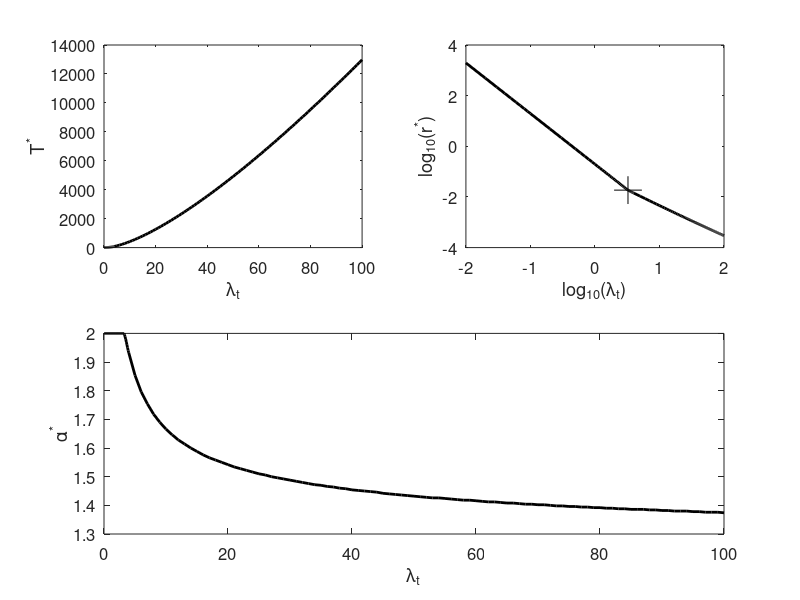

MATLAB code for this plot: (Note: this script raises an error after producing the figure.)
load('data/data_min_mfat_anal_lambda_fair_huge.mat');

fsize=14;
fsize2=12;

x=[0.01:0.01:0.1 0.2:0.1:3.2 3.25 3.3:0.1:4 5:1:100];
Na=length(alpha_tab);
Nx=length(x);
Tmin_matrix=zeros(Na,Nx);
for i=1:Na
    Tmin_matrix(i,:)=Tmin_tab(i)*(x.^(alpha_tab(i)));
end

[T_glopt I]=min(Tmin_matrix,[],1);
r_glopt=zeros(1,Nx);
alpha_glopt=zeros(1,Nx);
I(100)
for i=1:Nx
    r_glopt(i)=rmin_tab(I(i))/x(i)^alpha_tab(I(i));
    alpha_glopt(i)=alpha_tab(I(i));
end

%h1=figure
%plot(x,T_glopt,'.');
%ylabel('T^*','fontsize',14);
%xlabel('\lambda_t','fontsize',14);
%grid on
%h2=figure
%hold on
%plot(log(x),log(r_glopt),'.');
%%plot(log(10.77),log(r_glopt(find(x==10.77))),'r+','MarkerSize',20);
%plot(log(3.25),log(r_glopt(find(x==3.25))),'r+','MarkerSize',20);
%ylabel('log(r^*)','fontsize',14);
%xlabel('log(\lambda_t)','fontsize',14);
%set(gca,'XTick',[-5 -3 -1 1 3 5])
%grid on
%h3=figure
%plot(x,alpha_glopt,'.');
%ylabel('\alpha^*','fontsize',14);
%xlabel('\lambda_t','fontsize',14);
%grid on
%printpdf(h1,'graphics/mfat_fair_lambda_T');
%printpdf(h2,'graphics/mfat_fair_lambda_r');
%printpdf(h3,'graphics/mfat_fair_lambda_alpha');

h=figure;
subplot(2,2,1);
plot(x,T_glopt,'k','linewidth',2);
ylabel('T^*','fontsize',fsize);
xlabel('\lambda_t','fontsize',fsize);
set(gca,'XTick',[0 20 40 60 80 100])
grid off
set(gca,'fontsize',fsize2);

subplot(2,2,2);
hold on
plot(log(x)/log(10),log(r_glopt)/log(10),'k','linewidth',2);
%plot(log(10.77),log(r_glopt(find(x==10.77))),'r+','MarkerSize',20);
plot(log(3.25)/log(10),log(r_glopt(find(x==3.25)))/log(10),'k+','MarkerSize',20);
ylabel('log_{10}(r^*)','fontsize',fsize);
xlabel('log_{10}(\lambda_t)','fontsize',fsize);
set(gca,'XTick',[-2 -1 0 1 2])
set(gca,'box','on')
grid off
set(gca,'fontsize',fsize2);

subplot(2,1,2);
plot(x,alpha_glopt,'k','linewidth',2);
ylabel('\alpha^*','fontsize',fsize);
xlabel('\lambda_t','fontsize',fsize);
grid off
set(gca,'fontsize',fsize2);
currpos=get(gca,'OuterPosition');
set(gca,'OuterPosition',currpos+[0 0.02 0 0]);

printpdf(h,'graphics/mfat_fair_lambda_allinone');

%size(T_glopt)
%size(I)
%plot(alpha_tab,Tmin_matrix(:,200),'.')

